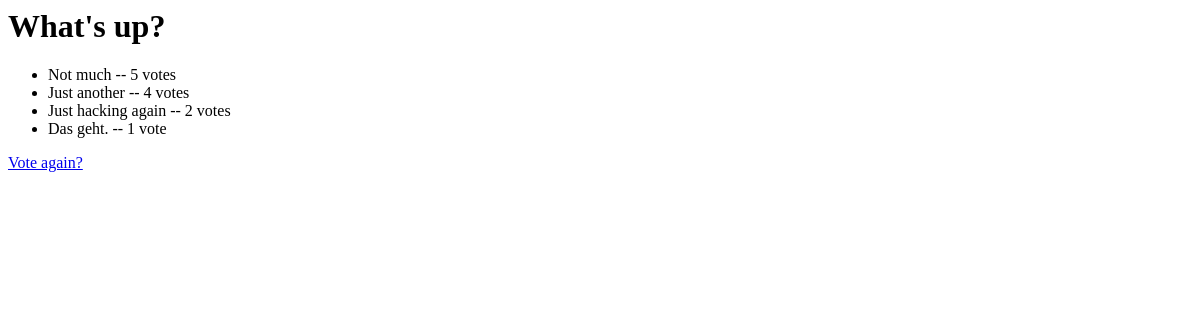
The app's page /polls/1/results/, older data.
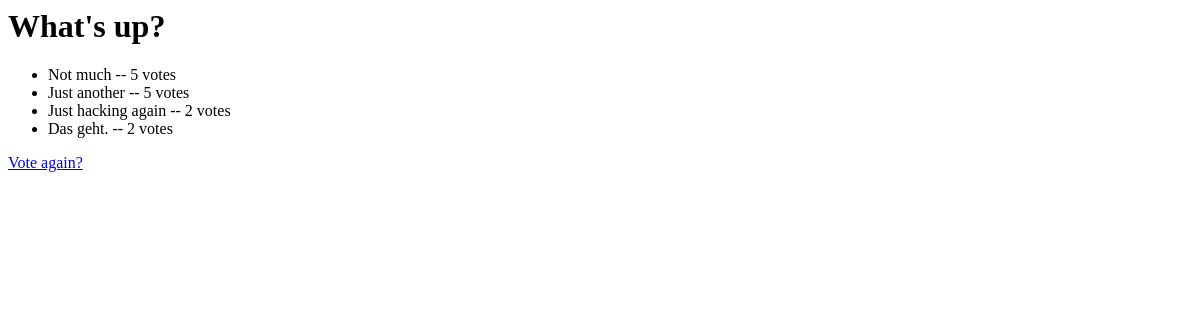
The same page, newer data.
### polls/models.py (models this page shows, shortened)
class Poll(models.Model):
    question = models.CharField(max_length=200)
    pub_date = models.DateTimeField('date published')
    def published_recently(self):
        return self.pub_date >= timezone.now() - datetime.timedelta(days=30)
    published_recently.admin_order_field = 'pub_date'
    published_recently.boolean = True
    published_recently.short_description = 'Published recently?'

class Choice(models.Model):
    poll = models.ForeignKey(Poll)
    choice_text = models.CharField(max_length=200)
    votes = models.IntegerField()

### templates/polls/results.html
<h1>{{ poll.question }}</h1>
<ul>
{% for choice in poll.choice_set.all %}
    <li>{{ choice.choice_text }} -- {{ choice.votes }} vote{{ choice.votes|pluralize }}</li>
{% endfor %}
</ul>
<a href="/polls/{{ poll.id }}/">Vote again?</a>

Row changes from the older to the newer data that the page shows:
changed Choice "Just another": votes "4" → "5"
changed Choice "Das geht.": votes "1" → "2"
